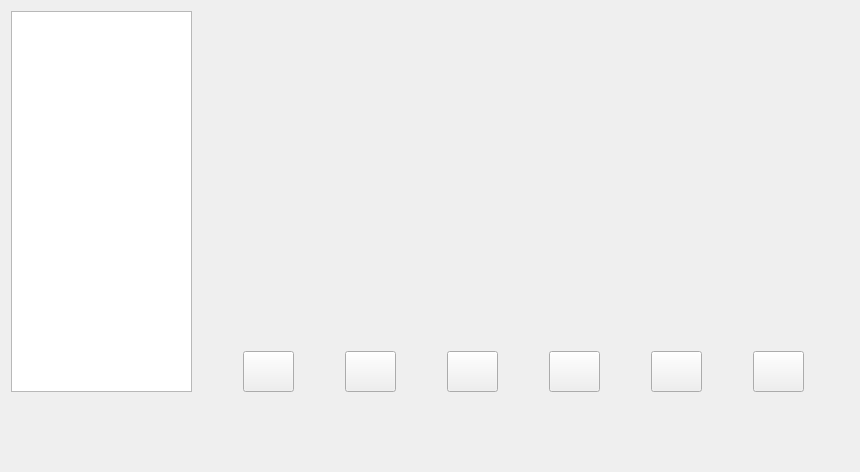
     <widget class="QWidget" name="tab_2">
      <attribute name="title">
       <string>Tab 2</string>
      </attribute>
      <layout class="QGridLayout" name="gridLayout_4">
       <item row="0" column="0">
        <layout class="QGridLayout" name="gridLayout_5">
         <item row="0" column="0" rowspan="2">
          <widget class="QListWidget" name="tab2listWidget">
           <property name="minimumSize">
            <size>
             <width>181</width>
             <height>381</height>
            </size>
           </property>
           <property name="maximumSize">
            <size>
             <width>181</width>
             <height>16777215</height>
            </size>
           </property>
          </widget>
         </item>
         <item row="1" column="1">
          <layout class="QHBoxLayout" name="horizontalLayout_3">
           <item>
            <widget class="QPushButton" name="tab2pushButton_1">
             <property name="minimumSize">
              <size>
               <width>51</width>
               <height>41</height>
              </size>
             </property>
             <property name="maximumSize">
              <size>
               <width>51</width>
               <height>41</height>
              </size>
             </property>
             <property name="text">
              <string/>
             </property>
            </widget>
           </item>
           <item>
            <widget class="QPushButton" name="tab2pushButton_2">
             <property name="minimumSize">
              <size>
               <width>51</width>
               <height>41</height>
              </size>
             </property>
             <property name="maximumSize">
              <size>
               <width>51</width>
               <height>41</height>
              </size>
             </property>
             <property name="text">
              <string/>
             </property>
            </widget>
           </item>
           <item>
            <widget class="QPushButton" name="tab2pushButton_3">
             <property name="minimumSize">
              <size>
               <width>51</width>
               <height>41</height>
              </size>
             </property>
             <property name="maximumSize">
              <size>
               <width>51</width>
               <height>41</height>
              </size>
             </property>
             <property name="text">
              <string/>
             </property>
            </widget>
           </item>
           <item>
            <widget class="QPushButton" name="tab2pushButton_4">
             <property name="minimumSize">
              <size>
               <width>51</width>
               <height>41</height>
              </size>
             </property>
             <property name="maximumSize">
              <size>
               <width>51</width>
               <height>41</height>
              </size>
             </property>
             <property name="text">
              <string/>
             </property>
            </widget>
           </item>
           <item>
            <widget class="QPushButton" name="tab2pushButton_5">
             <property name="minimumSize">
              <size>
               <width>51</width>
               <height>41</height>
              </size>
             </property>
             <property name="maximumSize">
              <size>
               <width>51</width>
               <height>41</height>
              </size>
             </property>
             <property name="text">
              <string/>
             </property>
            </widget>
           </item>
           <item>
            <widget class="QPushButton" name="tab2pushButton_6">
             <property name="minimumSize">
              <size>
               <width>51</width>
               <height>41</height>
              </size>
             </property>
             <property name="maximumSize">
              <size>
               <width>51</width>
               <height>41</height>
              </size>
             </property>
             <property name="text">
              <string/>
             </property>
            </widget>
           </item>
          </layout>
         </item>
         <item row="0" column="1">
          <widget class="QVTKWidget" name="tab2widget" native="true">
           <property name="minimumSize">
            <size>
             <width>651</width>
             <height>331</height>
            </size>
           </property>
          </widget>
         </item>
        </layout>
       </item>
       <item row="1" column="0">
        <layout class="QHBoxLayout" name="horizontalLayout_4">
         <item>
          <widget class="QLabel" name="label_23">
           <property name="minimumSize">
            <size>
             <width>81</width>
             <height>17</height>
            </size>
           </property>
           <property name="maximumSize">
            <size>
             <width>81</width>
             <height>17</height>
            </size>
           </property>
           <property name="text">
            <string/>
           </property>
          </widget>
         </item>
         <item>
          <widget class="QLabel" name="tab1pointstate_2">
           <property name="text">
            <string/>
           </property>
          </widget>
         </item>
        </layout>
       </item>
       <item row="2" column="0">
        <layout class="QGridLayout" name="gridLayout_7">
         <item row="0" column="0">
          <widget class="QLabel" name="label_24">
           <property name="minimumSize">
            <size>
             <width>40</width>
             <height>17</height>
            </size>
           </property>
           <property name="maximumSize">
            <size>
             <width>40</width>
             <height>17</height>
            </size>
           </property>
           <property name="text">
            <string/>
           </property>
          </widget>
         </item>
         <item row="0" column="1">
          <widget class="QLabel" name="tab1realposX_3">
           <property name="text">
            <string/>
           </property>
          </widget>
         </item>
         <item row="0" column="2">
          <widget class="QLabel" name="label_25">
           <property name="minimumSize">
            <size>
             <width>40</width>
             <height>17</height>
            </size>
           </property>
           <property name="maximumSize">
            <size>
             <width>40</width>
             <height>17</height>
            </size>
           </property>
           <property name="text">
            <string/>
           </property>
          </widget>
         </item>
         <item row="0" column="3">
          <widget class="QLabel" name="tab1realposY_3">
           <property name="text">
            <string/>
           </property>
          </widget>
         </item>
         <item row="0" column="4">
          <widget class="QLabel" name="label_26">
           <property name="minimumSize">
            <size>
             <width>40</width>
             <height>17</height>
            </size>
           </property>
           <property name="maximumSize">
            <size>
             <width>40</width>
             <height>17</height>
            </size>
           </property>
           <property name="text">
            <string/>
           </property>
          </widget>
         </item>
         <item row="0" column="5">
          <widget class="QLabel" name="tab1realposZ_3">
           <property name="text">
            <string/>
           </property>
          </widget>
         </item>
         <item row="0" column="6">
          <widget class="QLabel" name="label_27">
           <property name="minimumSize">
            <size>
             <width>48</width>
             <height>17</height>
            </size>
           </property>
           <property name="maximumSize">
            <size>
             <width>48</width>
             <height>17</height>
            </size>
           </property>
           <property name="text">
            <string/>
           </property>
          </widget>
         </item>
         <item row="0" column="7">
          <widget class="QLabel" name="tab1realposRX_3">
           <property name="text">
            <string/>
           </property>
          </widget>
         </item>
         <item row="0" column="8">
          <widget class="QLabel" name="label_28">
           <property name="minimumSize">
            <size>
             <width>48</width>
             <height>17</height>
            </size>
           </property>
           <property name="maximumSize">
            <size>
             <width>48</width>
             <height>17</height>
            </size>
           </property>
           <property name="text">
            <string/>
           </property>
          </widget>
         </item>
         <item row="0" column="9">
          <widget class="QLabel" name="tab1realposRY_3">
           <property name="text">
            <string/>
           </property>
          </widget>
         </item>
         <item row="0" column="10">
          <widget class="QLabel" name="label_29">
           <property name="minimumSize">
            <size>
             <width>48</width>
             <height>17</height>
            </size>
           </property>
           <property name="maximumSize">
            <size>
             <width>48</width>
             <height>17</height>
            </size>
           </property>
           <property name="text">
            <string/>
           </property>
          </widget>
         </item>
         <item row="0" column="11">
          <widget class="QLabel" name="tab1realposRZ_3">
           <property name="text">
            <string/>
           </property>
          </widget>
         </item>
         <item row="1" column="0">
          <widget class="QLabel" name="label_30">
           <property name="minimumSize">
            <size>
             <width>40</width>
             <height>17</height>
            </size>
           </property>
           <property name="maximumSize">
            <size>
             <width>40</width>
             <height>17</height>
            </size>
           </property>
           <property name="text">
            <string/>
           </property>
          </widget>
         </item>
         <item row="1" column="1">
          <widget class="QLabel" name="tab1realout1_3">
           <property name="text">
            <string/>
           </property>
          </widget>
         </item>
         <item row="1" column="2">
          <widget class="QLabel" name="label_31">
           <property name="minimumSize">
            <size>
             <width>40</width>
             <height>17</height>
            </size>
           </property>
           <property name="maximumSize">
            <size>
             <width>40</width>
             <height>17</height>
            </size>
           </property>
           <property name="text">
            <string/>
           </property>
          </widget>
         </item>
         <item row="1" column="3">
          <widget class="QLabel" name="tab1realout2_3">
           <property name="text">
            <string/>
           </property>
          </widget>
         </item>
         <item row="1" column="4">
          <widget class="QLabel" name="label_32">
           <property name="text">
            <string/>
           </property>
          </widget>
         </item>
         <item row="1" column="5">
          <widget class="QLabel" name="tab1realout3_3">
           <property name="text">
            <string/>
           </property>
          </widget>
         </item>
        </layout>
       </item>
      </layout>
     </widget>
